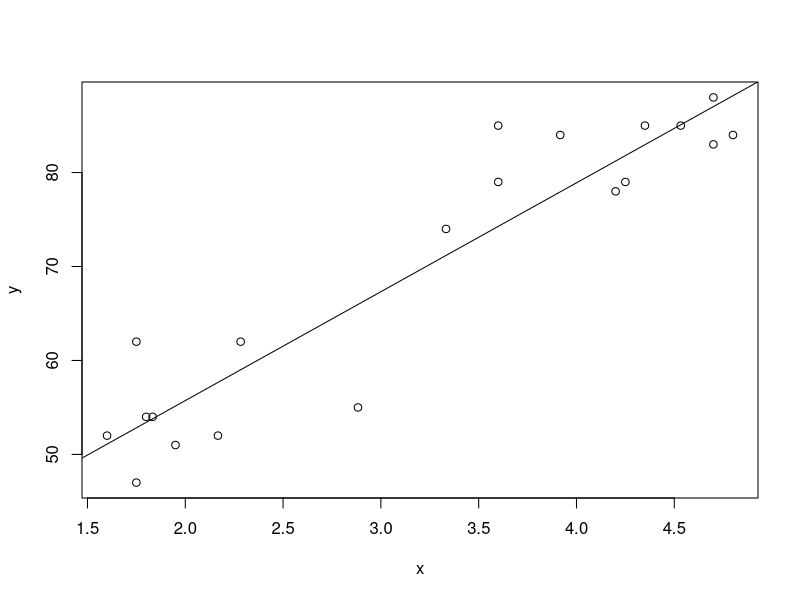

Recreate this plot in R.
# Use faithful dataset
df <- faithful
df
df <- df[1:20,]
df

x <- df$eruptions
y <- df$waiting
plot(x, y)

cor(x, y)

lm(y~x)
a <- 32.55
b <- 11.59

abline(a,b)
